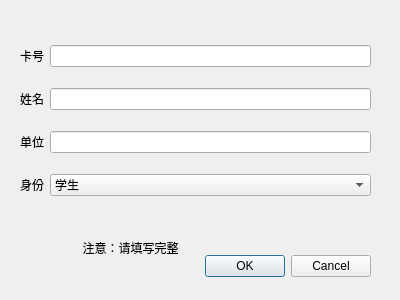
<?xml version="1.0" encoding="UTF-8"?>
<ui version="4.0">
 <class>insCardPad</class>
 <widget class="QDialog" name="insCardPad">
  <property name="geometry">
   <rect>
    <x>0</x>
    <y>0</y>
    <width>400</width>
    <height>300</height>
   </rect>
  </property>
  <property name="windowTitle">
   <string>Dialog</string>
  </property>
  <widget class="QDialogButtonBox" name="buttonBox">
   <property name="geometry">
    <rect>
     <x>30</x>
     <y>250</y>
     <width>341</width>
     <height>32</height>
    </rect>
   </property>
   <property name="orientation">
    <enum>Qt::Horizontal</enum>
   </property>
   <property name="standardButtons">
    <set>QDialogButtonBox::Cancel|QDialogButtonBox::Ok</set>
   </property>
  </widget>
  <widget class="QWidget" name="gridLayoutWidget">
   <property name="geometry">
    <rect>
     <x>20</x>
     <y>30</y>
     <width>351</width>
     <height>181</height>
    </rect>
   </property>
   <layout class="QGridLayout" name="gridLayout">
    <item row="2" column="0">
     <widget class="QLabel" name="label_3">
      <property name="text">
       <string>单位</string>
      </property>
      <property name="alignment">
       <set>Qt::AlignCenter</set>
      </property>
     </widget>
    </item>
    <item row="1" column="0">
     <widget class="QLabel" name="label_2">
      <property name="text">
       <string>姓名</string>
      </property>
      <property name="alignment">
       <set>Qt::AlignCenter</set>
      </property>
     </widget>
    </item>
    <item row="3" column="0">
     <widget class="QLabel" name="label_4">
      <property name="text">
       <string>身份</string>
      </property>
      <property name="alignment">
       <set>Qt::AlignCenter</set>
      </property>
     </widget>
    </item>
    <item row="0" column="0">
     <widget class="QLabel" name="label">
      <property name="text">
       <string>卡号</string>
      </property>
      <property name="alignment">
       <set>Qt::AlignCenter</set>
      </property>
     </widget>
    </item>
    <item row="0" column="1">
     <widget class="QLineEdit" name="CardID"/>
    </item>
    <item row="1" column="1">
     <widget class="QLineEdit" name="Name"/>
    </item>
    <item row="2" column="1">
     <widget class="QLineEdit" name="Department"/>
    </item>
    <item row="3" column="1">
     <widget class="QComboBox" name="Type">
      <item>
       <property name="text">
        <string>学生</string>
       </property>
      </item>
      <item>
       <property name="text">
        <string>教师</string>
       </property>
      </item>
     </widget>
    </item>
   </layout>
  </widget>
  <widget class="QLabel" name="label_5">
   <property name="geometry">
    <rect>
     <x>10</x>
     <y>240</y>
     <width>241</width>
     <height>16</height>
    </rect>
   </property>
   <property name="text">
    <string>注意：请填写完整</string>
   </property>
   <property name="alignment">
    <set>Qt::AlignCenter</set>
   </property>
  </widget>
 </widget>
 <resources/>
 <connections/>
</ui>
